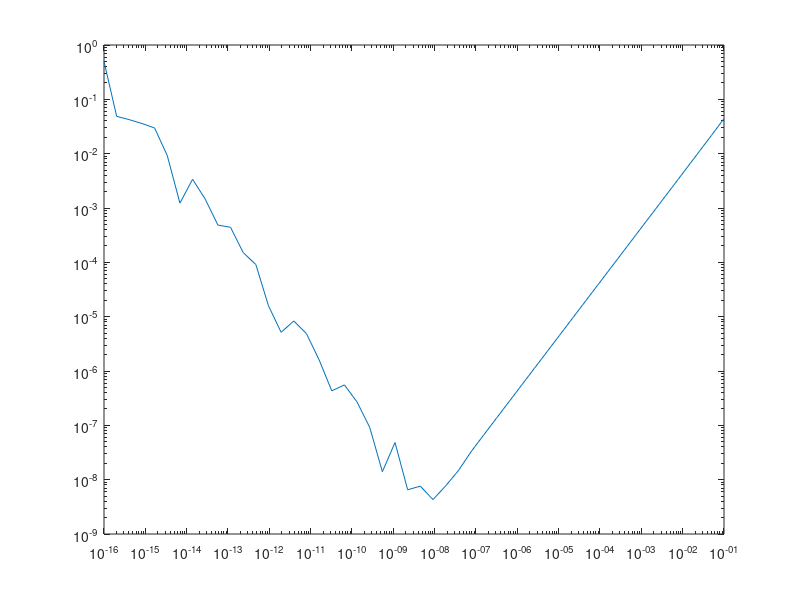

MATLAB code to generate this figure:
 
format long
clc
clear

x = pi/ 3 
h = logspace(-16 ,  -1 )
n = length(h)


for q = 1 : n  
    functionF(q) = ( sin(x + h(q)) - sin(x)) / h(q) ;
    O(q) = abs(cos(x) -  functionF(q));
    
end

loglog(h , O)
